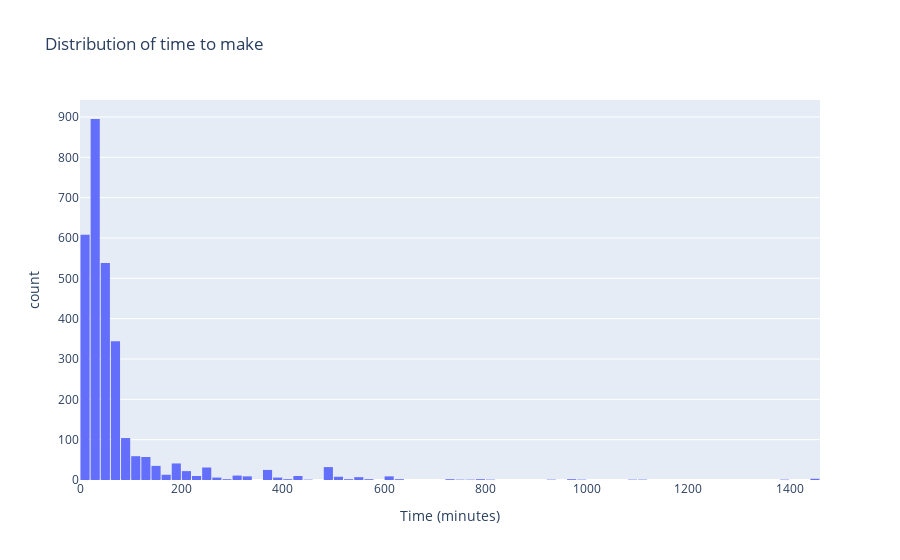

Source (notebook cell):
### Code cell
fig = px.histogram(df_recipes, x='minutes', nbins=80,
                   title='Distribution of time to make',
                   labels={'minutes': 'Time (minutes)'})
fig.update_layout(bargap=0.1)
fig.show()

### Figure 1 — Plotly figure (JSON) as saved in the notebook; plotly's stock layout.template omitted (floating-point values rounded to 4 significant figures; data arrays with more than 128 entries replaced by an {"elided": "..."} marker saying what was removed)
{"data": [{"bingroup": "x", "hovertemplate": "Time (minutes)=%{x}<br>count=%{y}<extra></extra>", "legendgroup": "", "marker": {"color": "#636efa", "pattern": {"shape": ""}}, "name": "", "nbinsx": 80, "orientation": "v", "showlegend": false, "type": "histogram", "x": {"elided": "2908 int values"}, "xaxis": "x", "yaxis": "y"}], "layout": {"bargap": 0.1, "barmode": "relative", "legend": {"tracegroupgap": 0}, "title": {"text": "Distribution of time to make"}, "xaxis": {"anchor": "y", "domain": [0, 1], "title": {"text": "Time (minutes)"}}, "yaxis": {"anchor": "x", "domain": [0, 1], "title": {"text": "count"}}}}
